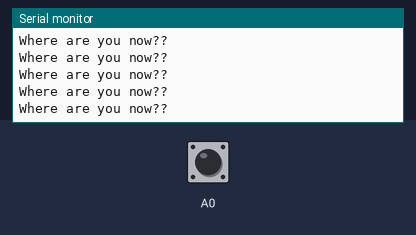
Bench run of a sketch on a simulated Arduino Uno, built with avr-gcc and run on an emulated ATmega328P. On the bench: the last lines printed to the serial monitor. The inputs (shaded band) are chosen by the test bench; at power-on: A0 HIGH.

Above: at 1.2 s.
1.3 s: A0 driven LOW
At 2.2 s:
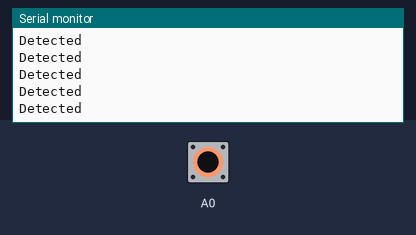
3.2 s: A0 pulsed HIGH 5 times (0.12 s each, 0.3 s apart)
7.7 s: A0 driven HIGH
At 8.4 s:
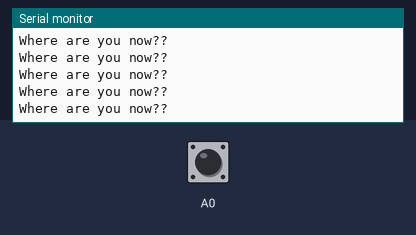
10.7 s: A0 driven LOW
At 11.4 s:
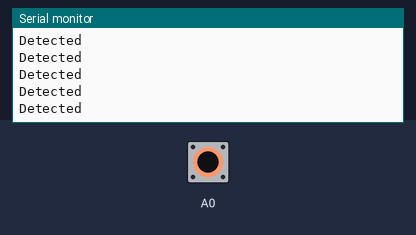
13.7 s: A0 driven HIGH
At 14.6 s:
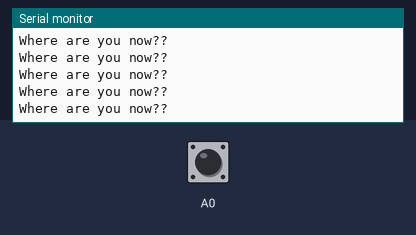
16.7 s: A0 driven LOW
At 17.3 s:
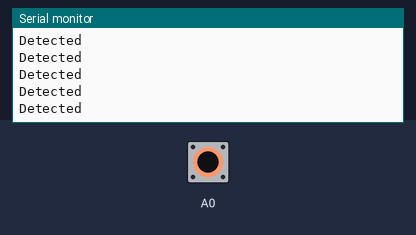

Measured:
- after the input at 1.3 s, the serial monitor: prints a new line after 0.07 s (image 1)
- after the input at 7.7 s, the serial monitor: prints a new line at once (image 2)
- after the input at 10.7 s, the serial monitor: prints a new line after 0.05 s (image 3)
- after the input at 16.7 s, the serial monitor: prints a new line after 0.05 s (image 5)

The sketch:

Ex2Q3.ino
```cpp
void setup() {
  // put your setup code here, to run once:
pinMode(A0,INPUT);
Serial.begin(9600);
Serial.println("Setup done!");
}

void loop() {
  // put your main code here, to run repeatedly:
if(digitalRead(A0) == LOW){
  Serial.println("Detected");
}
else{
    Serial.println("Where are you now??");
}
delay(20);
}
```
